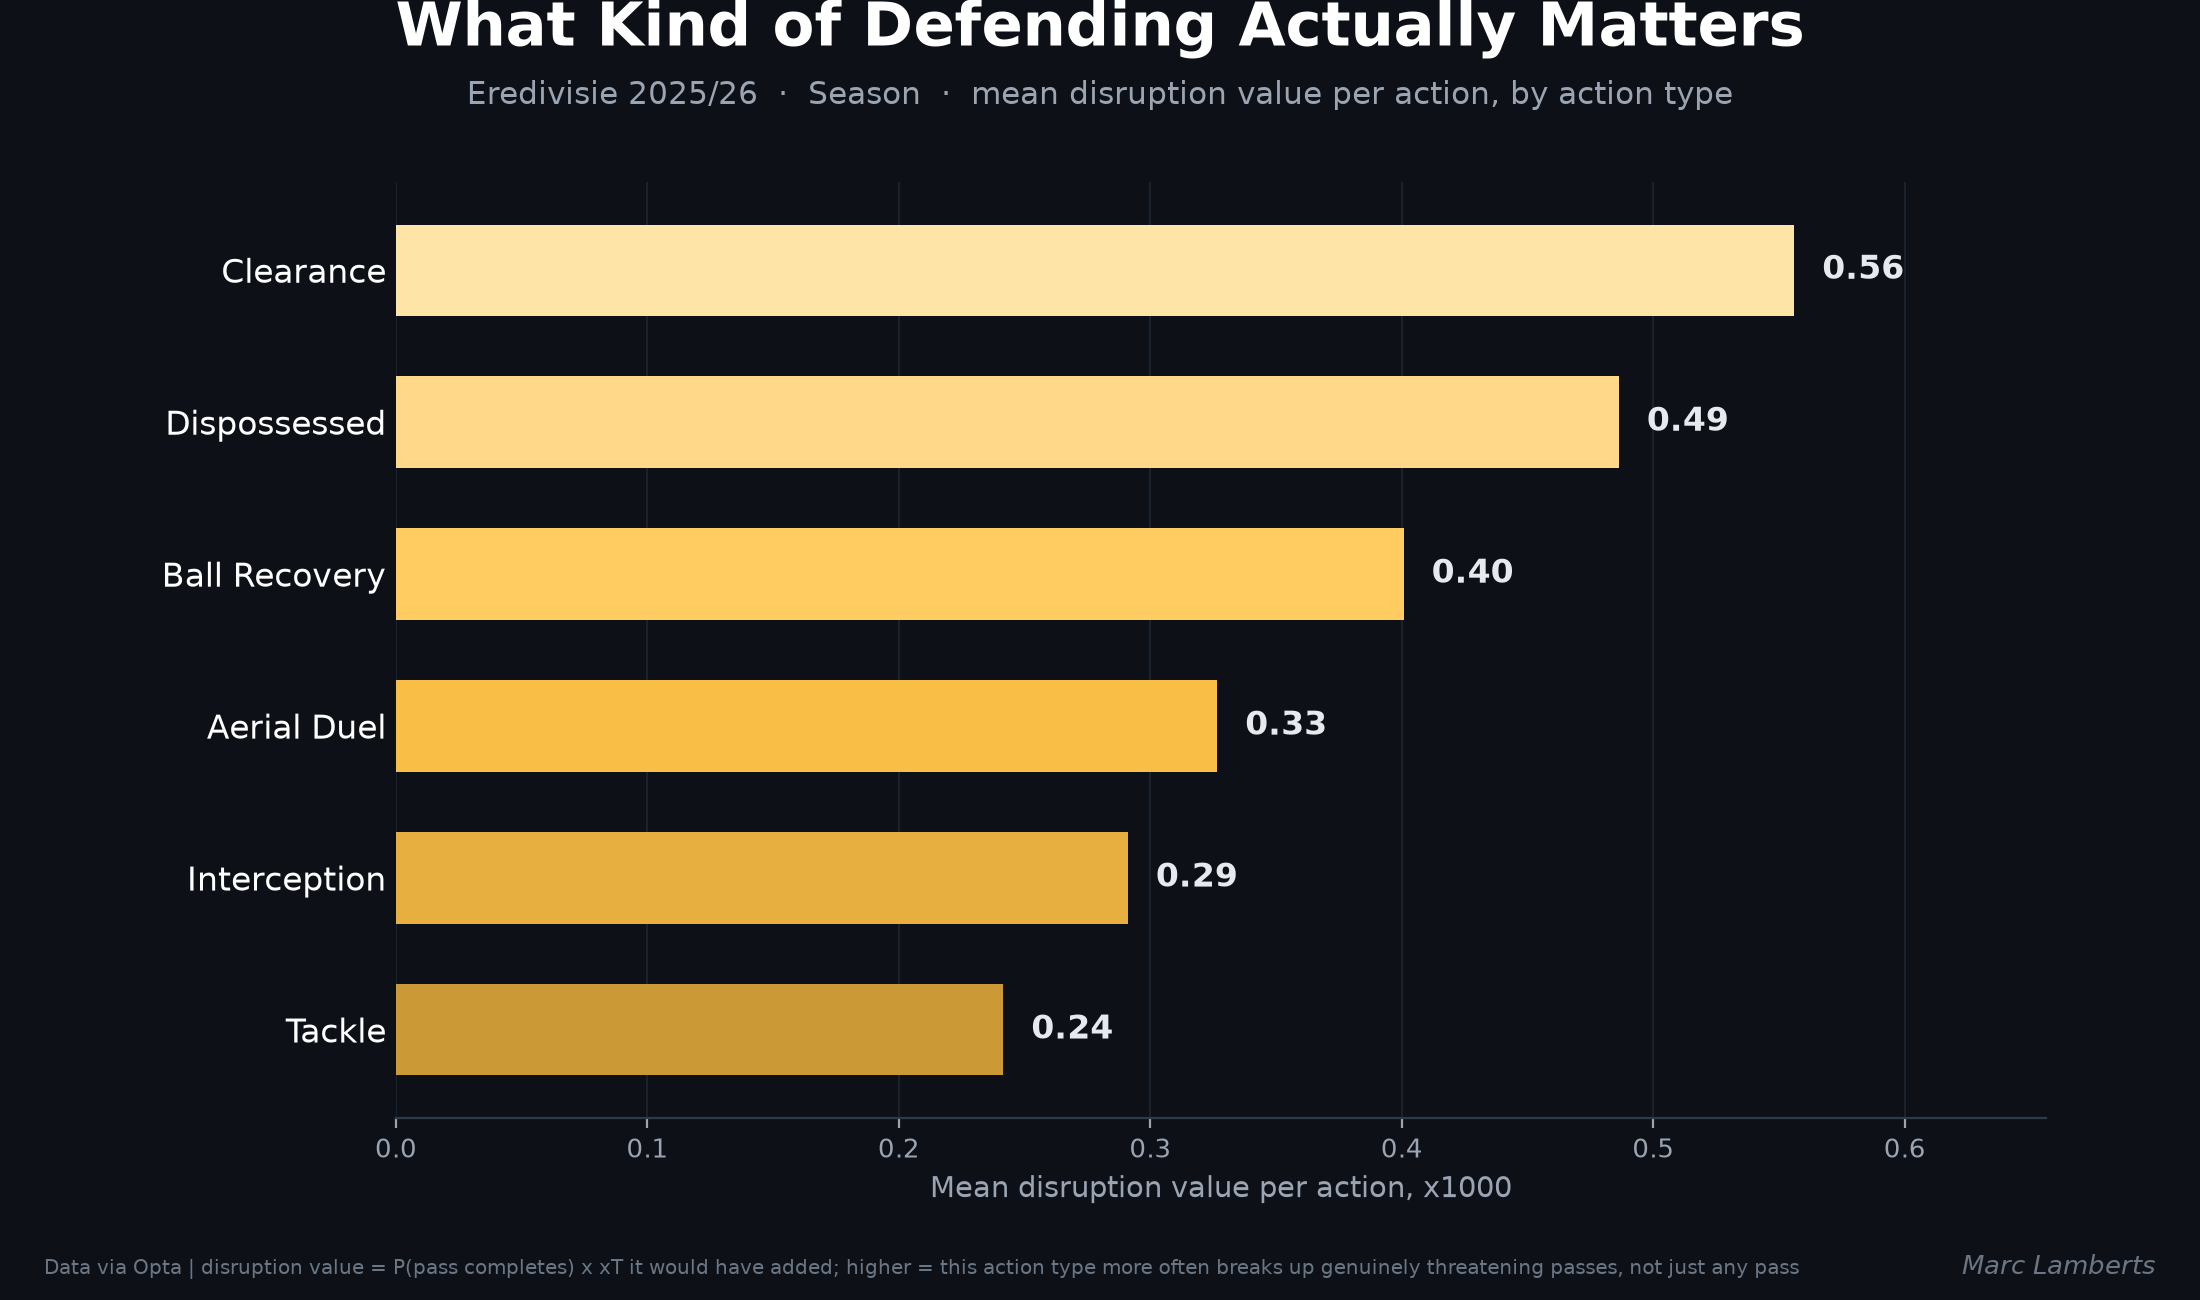

This figure's Python source:
"""
One metric, one chart: mean disruption value per action, by action type.
Eredivisie 2025/26.

Answers "what kind of defending actually matters most" -- not a table of
every stat cut, just mean disruption_value per action for each of the six
linked action types, ranked.

Usage: python3 action_type_value_chart.py [out.png]
"""
import os
import sys

import matplotlib.pyplot as plt
import pandas as pd

from league_disruption_visuals import GOLD_RAMP, BG, PITCH_LINE, TEXT_SUB, TEXT_FOOT, add_logo

OUT_DIR = os.path.dirname(os.path.abspath(__file__))


def main():
    out_path = sys.argv[1] if len(sys.argv) > 1 else os.path.join(
        OUT_DIR, "action_type_value_chart.png")

    df = pd.read_csv(os.path.join(OUT_DIR, "all_eredivisie_disruption_values.csv"))
    g = df.groupby("action_type").agg(
        n=("disruption_value", "size"),
        mean_value=("disruption_value", "mean"),
    ).reset_index()
    g["mean_value_x1000"] = g["mean_value"] * 1000
    g = g.sort_values("mean_value_x1000", ascending=True)

    fig, ax = plt.subplots(figsize=(11, 6.5))
    fig.patch.set_facecolor(BG)
    ax.set_facecolor(BG)

    vmax = g["mean_value_x1000"].max()
    colors = [GOLD_RAMP(0.3 + 0.6 * (v / vmax)) for v in g["mean_value_x1000"]]
    ax.barh(g["action_type"], g["mean_value_x1000"], color=colors, height=0.6, zorder=3)

    for i, (val, n) in enumerate(zip(g["mean_value_x1000"], g["n"])):
        ax.text(val + vmax * 0.02, i, f"{val:.2f}", va="center", fontsize=12,
               color="#e6e9ee", fontweight="bold")

    ax.tick_params(axis="y", colors="white", labelsize=12, length=0)
    ax.tick_params(axis="x", colors=TEXT_SUB, labelsize=9.5)
    for spine in ("top", "right", "left"):
        ax.spines[spine].set_visible(False)
    ax.spines["bottom"].set_color(PITCH_LINE)
    ax.grid(axis="x", color=PITCH_LINE, linewidth=0.6, alpha=0.5, zorder=0)
    ax.set_xlim(0, vmax * 1.18)
    ax.set_xlabel("Mean disruption value per action, x1000", fontsize=10.5, color=TEXT_SUB)

    fig.text(0.5, 0.965, "What Kind of Defending Actually Matters", fontsize=22,
             fontweight="bold", ha="center", color="white")
    fig.text(0.5, 0.92,
             "Eredivisie 2025/26  ·  Season  ·  mean disruption value per action, by action type",
             fontsize=11, ha="center", color=TEXT_SUB)

    fig.text(0.98, 0.02, "Marc Lamberts", fontsize=9.5, ha="right", color=TEXT_FOOT, style="italic")
    fig.text(0.02, 0.02, "Data via Opta | disruption value = P(pass completes) x xT it would "
             "have added; higher = this action type more often breaks up genuinely "
             "threatening passes, not just any pass", fontsize=7.3, color=TEXT_FOOT)

    fig.subplots_adjust(left=0.18, right=0.93, top=0.86, bottom=0.14)
    add_logo(fig)
    fig.savefig(out_path, dpi=200, facecolor=BG)
    plt.close(fig)
    print("Saved:", out_path)


if __name__ == "__main__":
    main()
